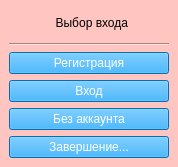
<?xml version="1.0" encoding="UTF-8"?>
<ui version="4.0">
 <class>choose</class>
 <widget class="QMainWindow" name="choose">
  <property name="geometry">
   <rect>
    <x>0</x>
    <y>0</y>
    <width>178</width>
    <height>167</height>
   </rect>
  </property>
  <property name="windowTitle">
   <string>MainWindow</string>
  </property>
  <property name="styleSheet">
   <string notr="true">background-color: rgb(255, 197, 192);
color: rgb(255, 255, 255);</string>
  </property>
  <widget class="QWidget" name="centralwidget">
   <layout class="QVBoxLayout" name="verticalLayout_2">
    <item>
     <widget class="QLabel" name="label">
      <property name="styleSheet">
       <string notr="true">color: rgb(0, 0, 0);</string>
      </property>
      <property name="text">
       <string>              Выбор входа</string>
      </property>
     </widget>
    </item>
    <item>
     <widget class="Line" name="line">
      <property name="orientation">
       <enum>Qt::Horizontal</enum>
      </property>
     </widget>
    </item>
    <item>
     <widget class="QPushButton" name="pushButton">
      <property name="styleSheet">
       <string notr="true">background-color: rgb(0, 156, 255);</string>
      </property>
      <property name="text">
       <string>Регистрация</string>
      </property>
     </widget>
    </item>
    <item>
     <widget class="QPushButton" name="pushButton_2">
      <property name="styleSheet">
       <string notr="true">background-color: rgb(0, 156, 255);</string>
      </property>
      <property name="text">
       <string>Вход</string>
      </property>
     </widget>
    </item>
    <item>
     <widget class="QPushButton" name="pushButton_3">
      <property name="styleSheet">
       <string notr="true">background-color: rgb(0, 156, 255);</string>
      </property>
      <property name="text">
       <string>Без аккаунта</string>
      </property>
     </widget>
    </item>
    <item>
     <widget class="QPushButton" name="pushButton_4">
      <property name="styleSheet">
       <string notr="true">background-color: rgb(0, 156, 255);</string>
      </property>
      <property name="text">
       <string>Завершение...</string>
      </property>
     </widget>
    </item>
   </layout>
  </widget>
 </widget>
 <resources/>
 <connections/>
</ui>
